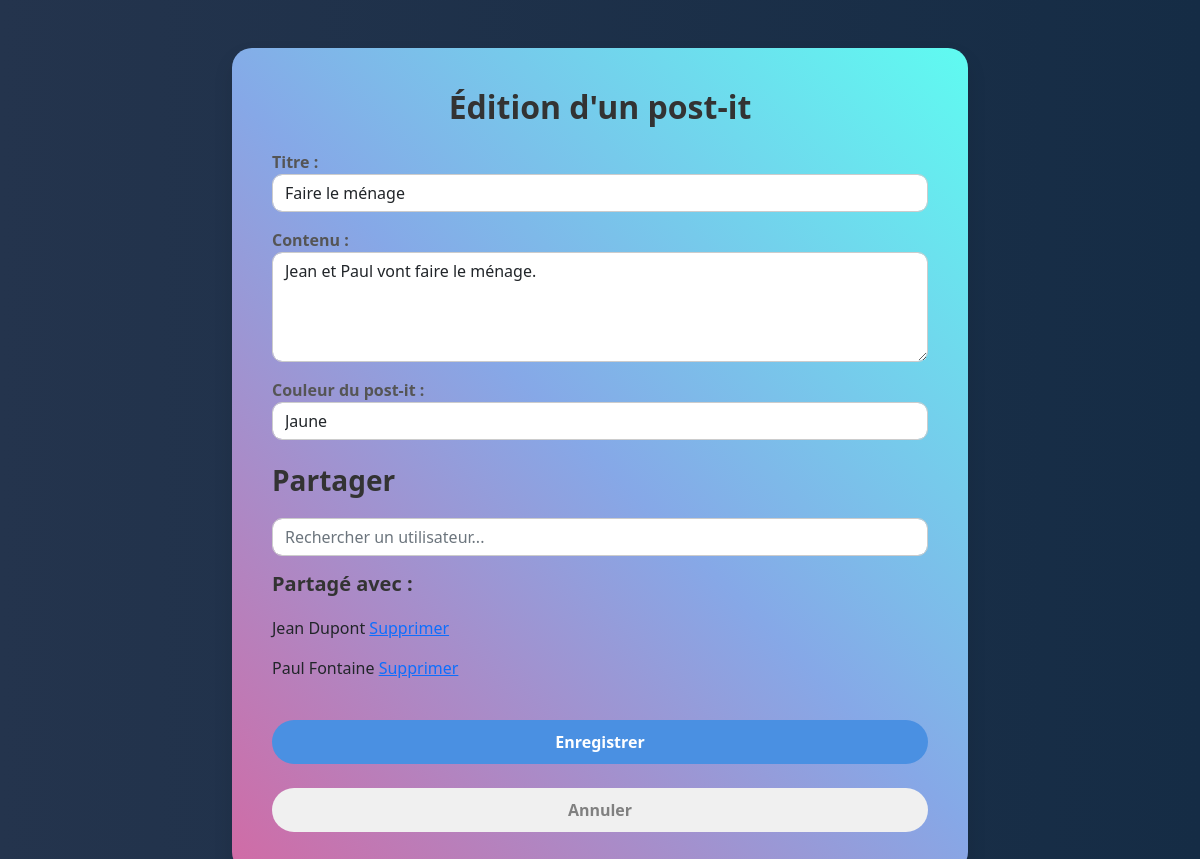
/creation_edition/create_postit.php?id=22 (signed in), run on an earlier commit of the app's database.
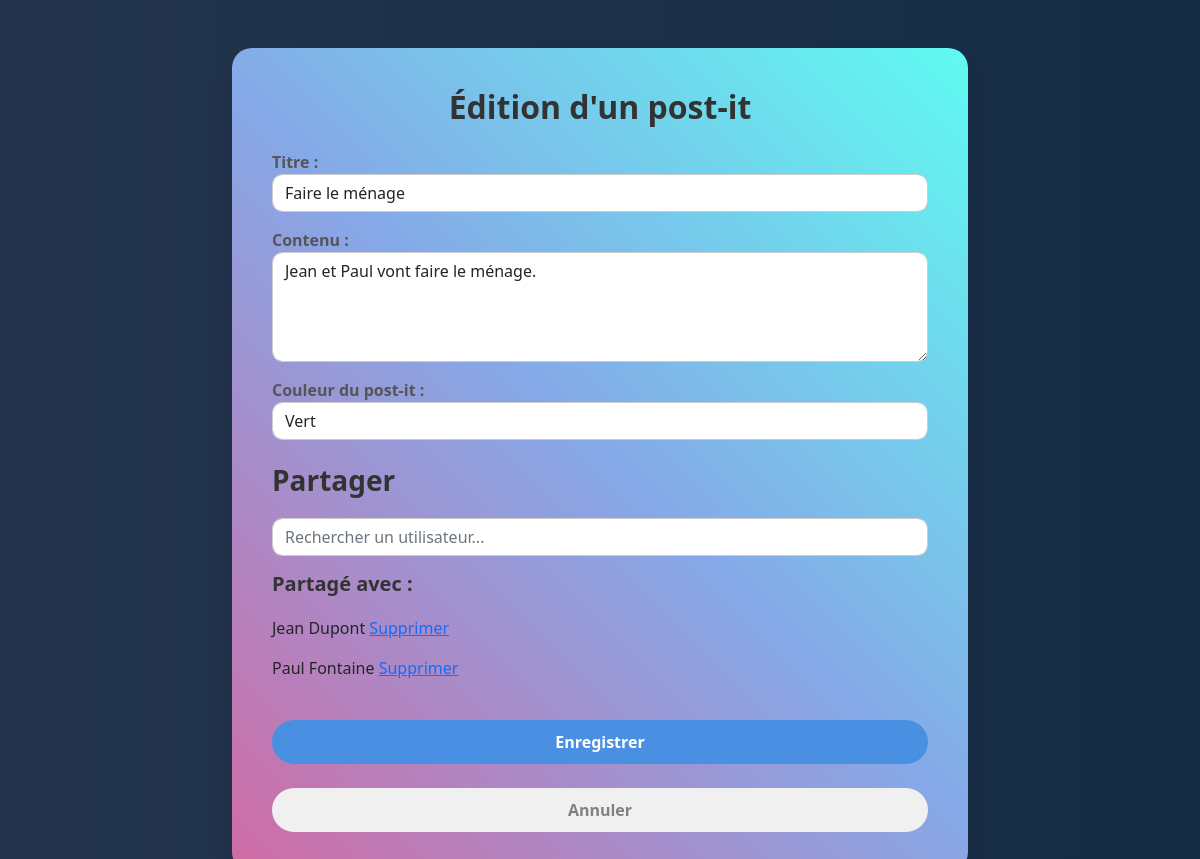
And on a later commit of the database.
### tables this page shows
CREATE TABLE IF NOT EXISTS `post_it` (
  `id_post_it` int(11) NOT NULL AUTO_INCREMENT,
  `id_proprietaire` int(11) NOT NULL,
  `titre` varchar(150) NOT NULL,
  `contenu` varchar(250) NOT NULL,
  `date_creation` datetime NOT NULL,
  `date_modification` datetime DEFAULT NULL,
  `couleur` enum('orange','rouge','vert','bleu','jaune','rose') DEFAULT 'jaune',
  PRIMARY KEY (`id_post_it`),
  KEY `fk_post_it_utilisateur` (`id_proprietaire`)
);

### functions.php (called while the page is built, shortened)
<?php
function ConnexionDB(){
    $bdd = new PDO('mysql:host=127.0.0.1;dbname=app_post_it;charset=utf8', 'root', '');
    return $bdd;
}
function SelectInfoPostit($idPostit, $idUtilisateur) {
    $bdd = ConnexionDB();
    $infoPostit = $bdd->prepare("SELECT DISTINCT post_it.id_post_it, post_it.id_proprietaire,post_it.titre,post_it.contenu,post_it.date_creation,post_it.date_modification, utilisateur.nom, utilisateur.prenom, post_it.couleur FROM post_it JOIN utilisateur ON utilisateur.id_utilisateur = post_it.id_proprietaire LEFT JOIN post_it_partage ON post_it.id_post_it = post_it_partage.id_post_it WHERE post_it.id_post_it = ? AND (post_it.id_proprietaire = ? OR post_it_partage.id_user_partage = ?);
                                ");
    $infoPostit->execute(array($idPostit, $idUtilisateur, $idUtilisateur));
    return $infoPostit->fetch(PDO::FETCH_ASSOC);
}
function SelectUserPostitPartage($idPostit) {
    $bdd = ConnexionDB();
    $UserPartagePostit = $bdd->prepare("SELECT id_utilisateur, prenom, nom, pseudo from post_it_partage join utilisateur on utilisateur.id_utilisateur = post_it_partage.id_user_partage where id_post_it = ?");
    $UserPartagePostit->execute(array($idPostit));
    return $UserPartagePostit->fetchAll(PDO::FETCH_ASSOC);
}
?>

### creation_edition/create_postit.php (the view, shortened to what this page needs)
<?php
require_once("../functions.php");
$idPostit = null;
if (isset($_GET['id'])) {
    $idPostit = intval($_GET['id']);
    $SelectInfoPostit = SelectInfoPostit($idPostit,$_SESSION['idUser']);
    $userPostitPartage = SelectUserPostitPartage($idPostit);
}
if ($idPostit && isset($SelectInfoPostit['couleur'])) {
    $color = $SelectInfoPostit['couleur'];
}
else {
    $color = 'jaune';
}
?>
<!DOCTYPE html>
<html lang="fr">
<head>
    <link href="https://cdn.jsdelivr.net/npm/bootstrap@5.1.3/dist/css/bootstrap.min.css" rel="stylesheet">
    <link rel="stylesheet" href="https://cdnjs.cloudflare.com/ajax/libs/jqueryui/1.12.1/jquery-ui.min.css">
    <link rel="stylesheet" href="styles.css">
</head>
<body">
    <div class="container mt-5">
      <div class="row justify-content-center">
        <div class="col-sm-8">
          <div class="form-container">
          <h2 class="text-center mb-4">
            <?php
            if ($idPostit) {
                echo "Édition d'un post-it";
            }
            else {
                echo "Création d'un post-it";
            }
            ?>
            </h2>
            <form method="POST">
              <div class="form-group mb-3">
                <label>Titre :</label>
                <input class="form-control" type="text" id="title" placeholder="Max 150 caractères" name="title" value="<?= $idPostit ? htmlspecialchars($SelectInfoPostit['titre']) : '' ?>" maxlength="150">
              </div>
              <div class="form-group mb-3">
                <label>Contenu :</label>
                <textarea class="form-control" id="content" name="content" maxlength="600" rows="4" placeholder="Max 600 caractères"><?= $idPostit ? htmlspecialchars($SelectInfoPostit['contenu']) : '' ?></textarea>
              </div>
              <label for="couleur">Couleur du post-it :</label>
                <select class="form-control" name="couleur" id="couleur">
                    <?php if ($color == 'jaune') { ?>
                        <option value="jaune" selected>Jaune</option>
                    <?php }
                    else { ?>
                        <option value="jaune">Jaune</option>
                    <?php } ?>
                    <?php if ($color == 'vert') { ?>
                        <option value="vert" selected>Vert</option>
                    <?php }
                    else { ?>
                        <option value="vert">Vert</option>
                    <?php } ?>
                </select>
              <h3 class="mt-4">Partager</h3>
              <input type="text" id="search" class="form-control" placeholder="Rechercher un utilisateur...">
              <div class="selected-users mt-3">
                <h5>Partagé avec :</h5>
                <?php if (isset($_GET['id'])){ ?>
                  <?php foreach ($userPostitPartage as $user){ ?>
                    <p class="dates">
                      <?= $user['prenom'] ?> <?= $user['nom'] ?>
                      <a href="create_postit.php?id=<?= $idPostit ?>&deleteSharedUser=<?= $user['id_utilisateur']?>">Supprimer</a>
                    </p>
                  <?php }
                   } ?>
              </div>
              <button class="btn-connexion w-100 mt-4" name="save">Enregistrer</button>
            </form>
              <a href="../index.php">
                <button class="btn-cancel w-100 mt-4">Annuler</button>
              </a>
          </div>
        </div>
      </div>
    </div>
    <br>
</body>
</html>

What changed in the data, as far as the page shows it:
changed post_it "Faire le ménage": couleur "Jaune" → "Vert"
